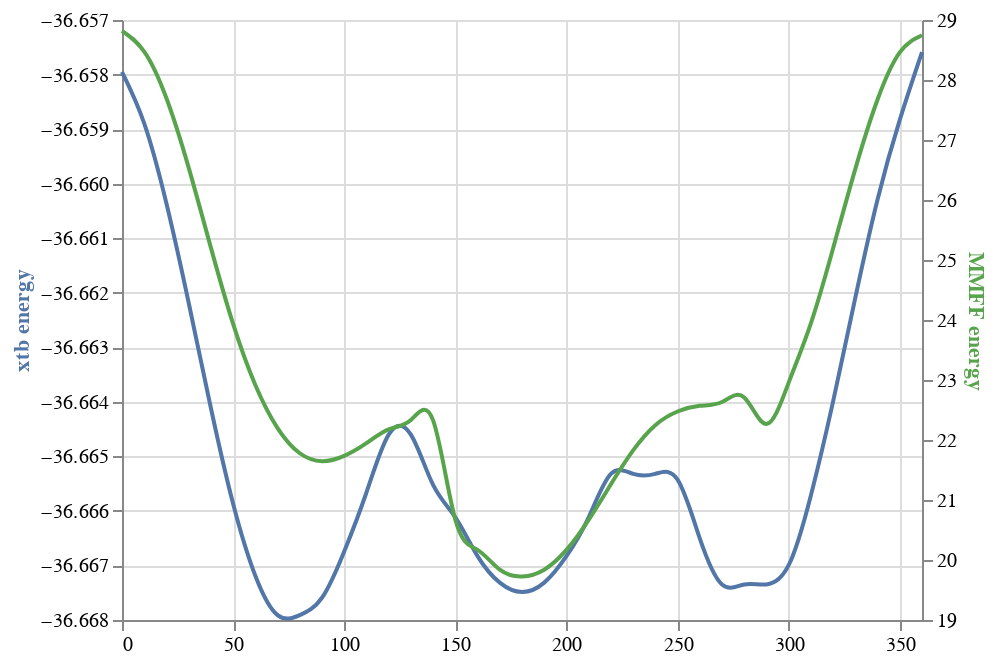

Source (notebook cell):
### Markdown cell above
This runs for a while, but it's still reasonably fast. Also, you might have noticed that I specified an argument to the `--opt` flag. This argument allows you to tweak how loose or precise the optimisation should be. More information on that can be found in the [xtb documentation here](https://xtb-docs.readthedocs.io/en/latest/optimization.html). In this example I specified a rather precise method. Feel free to play around with them and check the outcome (rather interesting as well).

### Code cell
import numpy as np
angle=np.array(range(0,370,10))

dfxtb = pd.DataFrame({'angle':angle, 'xtb':xtbenergy,'MMFF':dfrdkit["energy"]})
#data = dfxtb.melt('angle')

base = alt.Chart(dfxtb).encode(
    alt.X('angle:Q', axis=alt.Axis(title=None),scale=alt.Scale(domain=[0,360,350]))
)
line1 = base.mark_line(stroke='#5276A7', interpolate='natural').encode(
    alt.Y('xtb:Q',
          axis=alt.Axis(title='xtb energy', titleColor='#5276A7'),scale=alt.Scale(zero=False))
)
line2 = base.mark_line(stroke='#57A44C', interpolate='natural').encode(
    alt.Y('MMFF:Q',
          axis=alt.Axis(title='MMFF energy', titleColor='#57A44C'),scale=alt.Scale(zero=False))
)
alt.layer(line1, line2).resolve_scale(
    y = 'independent'
)

### Figure 1 — Vega-Lite specification as saved in the notebook (floating-point values rounded to 4 significant figures)
{"config": {"view": {"continuousWidth": 400, "continuousHeight": 300}}, "layer": [{"mark": {"type": "line", "interpolate": "natural", "stroke": "#5276A7"}, "encoding": {"x": {"type": "quantitative", "axis": {"title": null}, "field": "angle", "scale": {"domain": [0, 360, 350]}}, "y": {"type": "quantitative", "axis": {"title": "xtb energy", "titleColor": "#5276A7"}, "field": "xtb", "scale": {"zero": false}}}}, {"mark": {"type": "line", "interpolate": "natural", "stroke": "#57A44C"}, "encoding": {"x": {"type": "quantitative", "axis": {"title": null}, "field": "angle", "scale": {"domain": [0, 360, 350]}}, "y": {"type": "quantitative", "axis": {"title": "MMFF energy", "titleColor": "#57A44C"}, "field": "MMFF", "scale": {"zero": false}}}}], "data": {"name": "data-85209c57c8062abddcd4c9e061c6826b"}, "resolve": {"scale": {"y": "independent"}}, "$schema": "https://vega.github.io/schema/vega-lite/v4.8.1.json", "datasets": {"data-85209c57c8062abddcd4c9e061c6826b": [{"angle": 0, "xtb": "    -36.657950693184", "MMFF": 28.82}, {"angle": 10, "xtb": "    -36.658895716440", "MMFF": 28.47}, {"angle": 20, "xtb": "    -36.660365658061", "MMFF": 27.7}, {"angle": 30, "xtb": "    -36.662183817344", "MMFF": 26.54}, {"angle": 40, "xtb": "    -36.664113654451", "MMFF": 25.21}, {"angle": 50, "xtb": "    -36.665868762372", "MMFF": 23.93}, {"angle": 60, "xtb": "    -36.667189022056", "MMFF": 22.92}, {"angle": 70, "xtb": "    -36.667910956410", "MMFF": 22.2}, {"angle": 80, "xtb": "    -36.667910956410", "MMFF": 21.78}, {"angle": 90, "xtb": "    -36.667591811377", "MMFF": 21.65}, {"angle": 100, "xtb": "    -36.666742710107", "MMFF": 21.74}, {"angle": 110, "xtb": "    -36.665662200826", "MMFF": 21.95}, {"angle": 120, "xtb": "    -36.664601128750", "MMFF": 22.18}, {"angle": 130, "xtb": "    -36.664601128750", "MMFF": 22.33}, {"angle": 140, "xtb": "    -36.665524201751", "MMFF": 22.33}, {"angle": 150, "xtb": "    -36.666117447829", "MMFF": 20.67}, {"angle": 160, "xtb": "    -36.666828368816", "MMFF": 20.17}, {"angle": 170, "xtb": "    -36.667314771598", "MMFF": 19.84}, {"angle": 180, "xtb": "    -36.667487264636", "MMFF": 19.73}, {"angle": 190, "xtb": "    -36.667314769713", "MMFF": 19.84}, {"angle": 200, "xtb": "    -36.666828669911", "MMFF": 20.17}, {"angle": 210, "xtb": "    -36.666117420735", "MMFF": 20.67}, {"angle": 220, "xtb": "    -36.665320936208", "MMFF": 21.26}, {"angle": 230, "xtb": "    -36.665320936208", "MMFF": 21.83}, {"angle": 240, "xtb": "    -36.665320936208", "MMFF": 22.25}, {"angle": 250, "xtb": "    -36.665426841229", "MMFF": 22.47}, {"angle": 260, "xtb": "    -36.666503292865", "MMFF": 22.57}, {"angle": 270, "xtb": "    -36.667348526216", "MMFF": 22.63}, {"angle": 280, "xtb": "    -36.667348526216", "MMFF": 22.71}, {"angle": 290, "xtb": "    -36.667348526216", "MMFF": 22.27}, {"angle": 300, "xtb": "    -36.666995900990", "MMFF": 22.96}, {"angle": 310, "xtb": "    -36.665715545549", "MMFF": 23.94}, {"angle": 320, "xtb": "    -36.663990893385", "MMFF": 25.2}, {"angle": 330, "xtb": "    -36.662089190697", "MMFF": 26.52}, {"angle": 340, "xtb": "    -36.660289130148", "MMFF": 27.68}, {"angle": 350, "xtb": "    -36.658832665586", "MMFF": 28.46}, {"angle": 360, "xtb": "    -36.657589558412", "MMFF": 28.75}]}}
